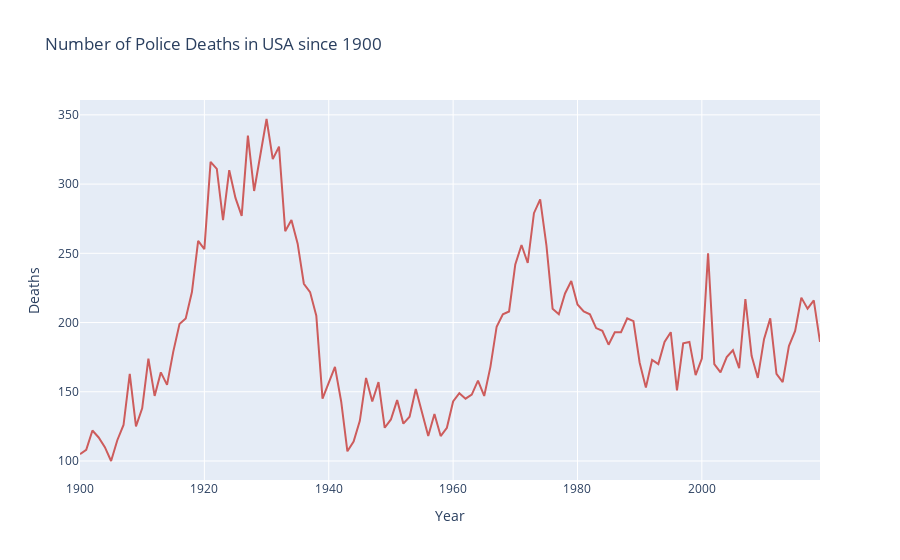

Here is the notebook cell this chart was saved with:
### Code cell
dates_19 = dates[87:-3]
fig = px.line(x = dates_19['Year'], y = dates_19['Rank'], labels = labels2, title = 'Number of Police Deaths in USA since 1900', color_discrete_sequence = c)
fig.show()

### Figure 1 — Plotly figure (JSON) as saved in the notebook; plotly's stock layout.template omitted (floating-point values rounded to 4 significant figures)
{"data": [{"hovertemplate": "Year=%{x}<br>Deaths=%{y}<extra></extra>", "legendgroup": "", "line": {"color": "indianred", "dash": "solid"}, "marker": {"symbol": "circle"}, "mode": "lines", "name": "", "orientation": "v", "showlegend": false, "type": "scatter", "x": [1900, 1901, 1902, 1903, 1904, 1905, 1906, 1907, 1908, 1909, 1910, 1911, 1912, 1913, 1914, 1915, 1916, 1917, 1918, 1919, 1920, 1921, 1922, 1923, 1924, 1925, 1926, 1927, 1928, 1929, 1930, 1931, 1932, 1933, 1934, 1935, 1936, 1937, 1938, 1939, 1940, 1941, 1942, 1943, 1944, 1945, 1946, 1947, 1948, 1949, 1950, 1951, 1952, 1953, 1954, 1955, 1956, 1957, 1958, 1959, 1960, 1961, 1962, 1963, 1964, 1965, 1966, 1967, 1968, 1969, 1970, 1971, 1972, 1973, 1974, 1975, 1976, 1977, 1978, 1979, 1980, 1981, 1982, 1983, 1984, 1985, 1986, 1987, 1988, 1989, 1990, 1991, 1992, 1993, 1994, 1995, 1996, 1997, 1998, 1999, 2000, 2001, 2002, 2003, 2004, 2005, 2006, 2007, 2008, 2009, 2010, 2011, 2012, 2013, 2014, 2015, 2016, 2017, 2018, 2019], "xaxis": "x", "y": [105, 108, 122, 117, 110, 100, 115, 126, 163, 125, 138, 174, 147, 164, 155, 179, 199, 203, 222, 259, 253, 316, 311, 274, 310, 290, 277, 335, 295, 320, 347, 318, 327, 266, 274, 257, 228, 222, 205, 145, 156, 168, 143, 107, 114, 129, 160, 143, 157, 124, 130, 144, 127, 132, 152, 134, 118, 134, 118, 124, 143, 149, 145, 148, 158, 147, 168, 197, 206, 208, 242, 256, 243, 279, 289, 256, 210, 206, 221, 230, 213, 208, 206, 196, 194, 184, 193, 193, 203, 201, 171, 153, 173, 170, 186, 193, 151, 185, 186, 162, 174, 250, 170, 164, 175, 180, 167, 217, 176, 160, 188, 203, 163, 157, 183, 194, 218, 210, 216, 186], "yaxis": "y"}], "layout": {"legend": {"tracegroupgap": 0}, "title": {"text": "Number of Police Deaths in USA since 1900"}, "xaxis": {"anchor": "y", "domain": [0, 1], "title": {"text": "Year"}}, "yaxis": {"anchor": "x", "domain": [0, 1], "title": {"text": "Deaths"}}}}
